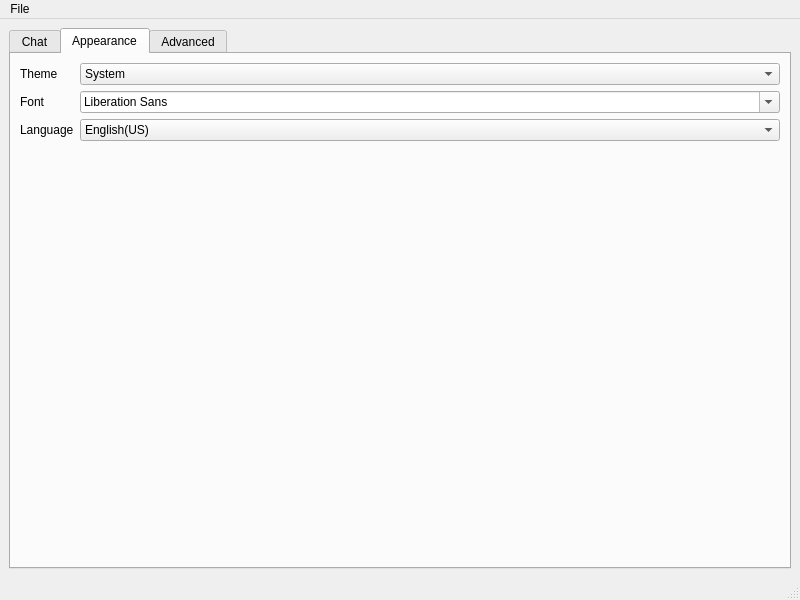
<?xml version="1.0" encoding="UTF-8"?>
<ui version="4.0">
 <class>SettingsWindow</class>
 <widget class="QMainWindow" name="SettingsWindow">
  <property name="geometry">
   <rect>
    <x>0</x>
    <y>0</y>
    <width>800</width>
    <height>600</height>
   </rect>
  </property>
  <property name="windowTitle">
   <string>Settings</string>
  </property>
  <widget class="QWidget" name="centralwidget">
   <property name="enabled">
    <bool>true</bool>
   </property>
   <layout class="QVBoxLayout" name="verticalLayout">
    <item>
     <widget class="QTabWidget" name="settingsWidget">
      <property name="tabPosition">
       <enum>QTabWidget::North</enum>
      </property>
      <property name="tabShape">
       <enum>QTabWidget::Rounded</enum>
      </property>
      <property name="currentIndex">
       <number>1</number>
      </property>
      <widget class="QWidget" name="chatSettings">
       <attribute name="title">
        <string>Chat</string>
       </attribute>
       <layout class="QFormLayout" name="formLayout">
        <item row="0" column="0">
         <widget class="QLabel" name="streamText">
          <property name="text">
           <string>Stream response</string>
          </property>
         </widget>
        </item>
        <item row="0" column="1">
         <widget class="QComboBox" name="streamChoice">
          <item>
           <property name="text">
            <string>Enabled</string>
           </property>
          </item>
          <item>
           <property name="text">
            <string>Disabled</string>
           </property>
          </item>
         </widget>
        </item>
        <item row="1" column="0">
         <widget class="QLabel" name="recoverChatText">
          <property name="text">
           <string>Auto recover previous chat:</string>
          </property>
         </widget>
        </item>
        <item row="1" column="1">
         <widget class="QComboBox" name="recoverChatChoice">
          <item>
           <property name="text">
            <string>Enabled</string>
           </property>
          </item>
          <item>
           <property name="text">
            <string>Disabled</string>
           </property>
          </item>
         </widget>
        </item>
        <item row="2" column="0">
         <widget class="QLabel" name="autoSaveChatText">
          <property name="text">
           <string>Auto save chat</string>
          </property>
         </widget>
        </item>
        <item row="2" column="1">
         <widget class="QComboBox" name="autoSaveChatChoice">
          <item>
           <property name="text">
            <string>Immediately</string>
           </property>
          </item>
          <item>
           <property name="text">
            <string>When chat ends</string>
           </property>
          </item>
          <item>
           <property name="text">
            <string>Never</string>
           </property>
          </item>
         </widget>
        </item>
        <item row="3" column="0">
         <widget class="QLabel" name="multiTurnText">
          <property name="text">
           <string>Multi-turn conversation</string>
          </property>
         </widget>
        </item>
        <item row="3" column="1">
         <widget class="QComboBox" name="multiTurnChoice">
          <item>
           <property name="text">
            <string>Enabled</string>
           </property>
          </item>
          <item>
           <property name="text">
            <string>Disabled</string>
           </property>
          </item>
         </widget>
        </item>
        <item row="4" column="0">
         <widget class="QLabel" name="maxResponseText">
          <property name="text">
           <string>Max response tokens</string>
          </property>
         </widget>
        </item>
        <item row="4" column="1">
         <widget class="QLineEdit" name="maxResponseEdit"/>
        </item>
        <item row="5" column="0">
         <widget class="QLabel" name="tempText">
          <property name="text">
           <string>Temperature</string>
          </property>
         </widget>
        </item>
        <item row="5" column="1">
         <widget class="QLineEdit" name="tempEdit"/>
        </item>
        <item row="6" column="0">
         <widget class="QLabel" name="historyManText">
          <property name="text">
           <string>History chat files management</string>
          </property>
         </widget>
        </item>
        <item row="6" column="1">
         <widget class="QPushButton" name="historyManBtn">
          <property name="text">
           <string>Manage</string>
          </property>
         </widget>
        </item>
        <item row="7" column="0">
         <widget class="QLabel" name="apiPlatText">
          <property name="text">
           <string>API platform</string>
          </property>
         </widget>
        </item>
        <item row="7" column="1">
         <widget class="QComboBox" name="apiPlatChoice">
          <item>
           <property name="text">
            <string>DeepSeek</string>
           </property>
          </item>
          <item>
           <property name="text">
            <string>Xunfei</string>
           </property>
          </item>
          <item>
           <property name="text">
            <string>Alibaba</string>
           </property>
          </item>
          <item>
           <property name="text">
            <string>OpenAI</string>
           </property>
          </item>
          <item>
           <property name="text">
            <string>Google</string>
           </property>
          </item>
         </widget>
        </item>
        <item row="8" column="0">
         <widget class="QLabel" name="modelText">
          <property name="text">
           <string>Model</string>
          </property>
         </widget>
        </item>
        <item row="8" column="1">
         <widget class="QComboBox" name="modelChoice">
          <item>
           <property name="text">
            <string>DeepSeek R1</string>
           </property>
          </item>
          <item>
           <property name="text">
            <string>DeepSeek V3</string>
           </property>
          </item>
          <item>
           <property name="text">
            <string>[Xunfei]DeepSeek R1</string>
           </property>
          </item>
          <item>
           <property name="text">
            <string>[Xunfei]DeepSeek V3</string>
           </property>
          </item>
          <item>
           <property name="text">
            <string>GPT-3.5-Turbo</string>
           </property>
          </item>
          <item>
           <property name="text">
            <string>GPT-4</string>
           </property>
          </item>
          <item>
           <property name="text">
            <string>gemini-2-flash</string>
           </property>
          </item>
         </widget>
        </item>
        <item row="9" column="0">
         <widget class="QLabel" name="keyText">
          <property name="text">
           <string>API key</string>
          </property>
         </widget>
        </item>
        <item row="9" column="1">
         <widget class="QLineEdit" name="keyEdit">
          <property name="echoMode">
           <enum>QLineEdit::Password</enum>
          </property>
          <property name="readOnly">
           <bool>false</bool>
          </property>
         </widget>
        </item>
       </layout>
      </widget>
      <widget class="QWidget" name="appearanceSettings">
       <attribute name="title">
        <string>Appearance</string>
       </attribute>
       <layout class="QFormLayout" name="formLayout_2">
        <item row="0" column="0">
         <widget class="QLabel" name="themeText">
          <property name="text">
           <string>Theme</string>
          </property>
         </widget>
        </item>
        <item row="0" column="1">
         <widget class="QComboBox" name="themeChoice">
          <item>
           <property name="text">
            <string>System</string>
           </property>
          </item>
          <item>
           <property name="text">
            <string>Darcula</string>
           </property>
          </item>
          <item>
           <property name="text">
            <string>AMOLED</string>
           </property>
          </item>
          <item>
           <property name="text">
            <string>aqua</string>
           </property>
          </item>
          <item>
           <property name="text">
            <string>ConsoleStyle</string>
           </property>
          </item>
          <item>
           <property name="text">
            <string>ElegantDark</string>
           </property>
          </item>
          <item>
           <property name="text">
            <string>ManjaroMix</string>
           </property>
          </item>
          <item>
           <property name="text">
            <string>MaterialDark</string>
           </property>
          </item>
          <item>
           <property name="text">
            <string>Ubuntu</string>
           </property>
          </item>
         </widget>
        </item>
        <item row="1" column="0">
         <widget class="QLabel" name="fontText">
          <property name="text">
           <string>Font</string>
          </property>
         </widget>
        </item>
        <item row="1" column="1">
         <widget class="QFontComboBox" name="fontComboBox"/>
        </item>
        <item row="2" column="0">
         <widget class="QLabel" name="langText">
          <property name="text">
           <string>Language</string>
          </property>
         </widget>
        </item>
        <item row="2" column="1">
         <widget class="QComboBox" name="langChoice">
          <item>
           <property name="text">
            <string>English(US)</string>
           </property>
          </item>
          <item>
           <property name="text">
            <string>简体中文</string>
           </property>
          </item>
          <item>
           <property name="text">
            <string>正體中文</string>
           </property>
          </item>
         </widget>
        </item>
       </layout>
      </widget>
      <widget class="QWidget" name="advancedSettings">
       <attribute name="title">
        <string>Advanced</string>
       </attribute>
       <layout class="QFormLayout" name="formLayout_3">
        <item row="0" column="0">
         <widget class="QLabel" name="customClientText">
          <property name="text">
           <string>Custom AI client</string>
          </property>
         </widget>
        </item>
        <item row="0" column="1">
         <widget class="QPushButton" name="customeClientBtn">
          <property name="text">
           <string>Custome</string>
          </property>
         </widget>
        </item>
       </layout>
      </widget>
     </widget>
    </item>
   </layout>
  </widget>
  <widget class="QMenuBar" name="menubar">
   <property name="geometry">
    <rect>
     <x>0</x>
     <y>0</y>
     <width>800</width>
     <height>24</height>
    </rect>
   </property>
   <widget class="QMenu" name="menuFile">
    <property name="title">
     <string>File</string>
    </property>
    <addaction name="actionExport"/>
    <addaction name="actionImport_configuration"/>
   </widget>
   <addaction name="menuFile"/>
  </widget>
  <widget class="QStatusBar" name="statusbar"/>
  <action name="actionExport">
   <property name="text">
    <string>Export...(&amp;E)</string>
   </property>
   <property name="toolTip">
    <string>Export the current configuration</string>
   </property>
  </action>
  <action name="actionImport_configuration">
   <property name="text">
    <string>Import configuration(&amp;I)</string>
   </property>
   <property name="toolTip">
    <string>Import the configuration file saved before</string>
   </property>
  </action>
 </widget>
 <resources/>
 <connections/>
</ui>
